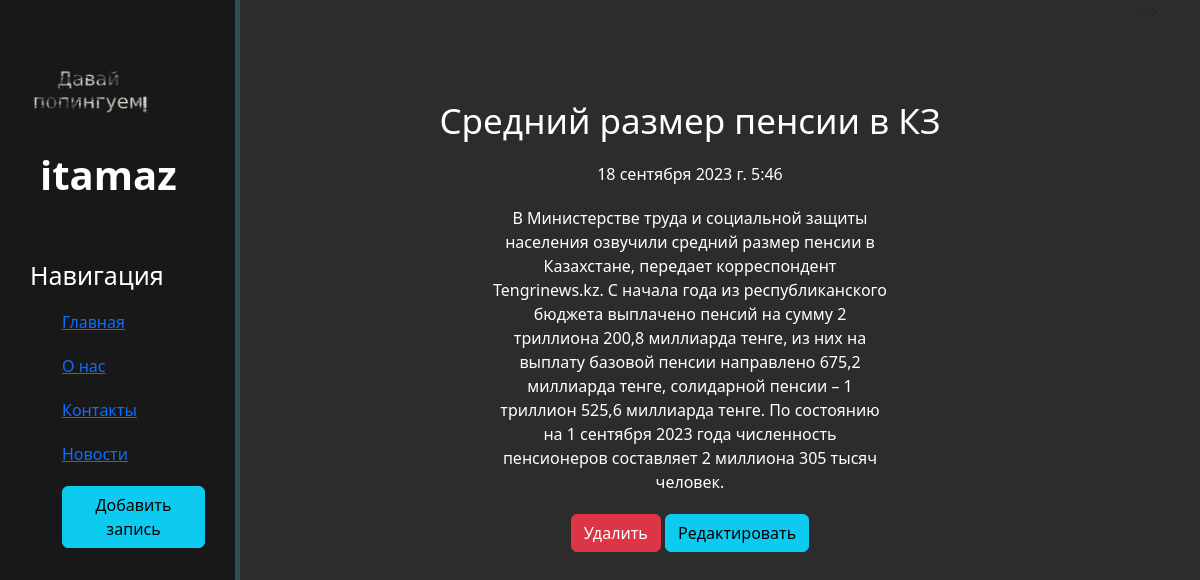
Screenshot of /news/3 with the database file from the repository.
### news/models.py (models this page shows, shortened)
class Articles(models.Model):
    title = models.CharField('Название', max_length=50)
    anons = models.CharField('Анонс', max_length=250)
    full_text = models.TextField('Статья')
    date = models.DateTimeField('Дата публикации')
    class Meta:
        verbose_name = 'Новость'
        verbose_name_plural = 'Новости'

### news/views.py (the view)
# urls.py: path('<int:pk>', views.NewsDetailView.as_view(), name='news-detail'),
class NewsDetailView(DetailView):
    model = Articles
    template_name = 'news/details_view.html'
    context_object_name = 'article'

### news/templates/news/details_view.html (shortened to what this page needs)
{% extends 'main/layout.html' %}
{% block content %}
    <div class="features">
        <h1> {{ article.title }} </h1>
        <p> {{ article.date }} </p>
        <p> {{ article.full_text }} </p>
        <a href="{% url 'news-delete' article.id %}" class="btn btn-danger"> Удалить </a>
        <a href="{% url 'news-update' article.id %}" class="btn btn-info"> Редактировать </a>
    </div>
{% endblock %}

### main/static/main/css/main.css (style rules this page uses)
body { background: #2c2c2c; }
main .features { float: left; color: #fff; margin-top: 100px; text-align: center; width: 75%; }
main .features h1 { font-size: 35px; }
main .features p { max-width: 400px; margin: 20px auto }

### rows the page displays
Articles: title "Средний размер пенсии в КЗ", date "18 сентября 2023 г. 5:46", full_text "В Министерстве труда и социальной защиты населения озвучили средний размер пенсии в Казахстане, передает корреспондент Tengrinews.kz. С начала года из республиканского бюджета выплачено пенсий на сумму 2 триллиона 200,8 миллиарда тенге, из них на выплату базовой пенсии направлено 675,2 миллиарда тенге, солидарной пенсии – 1 триллион 525,6 миллиарда тенге. По состоянию на 1 сентября 2023 года численность пенсионеров составляет 2 миллиона 305 тысяч человек."
